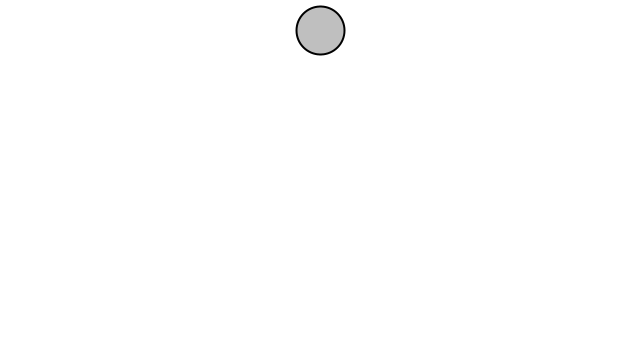
Frame 1 (no input)
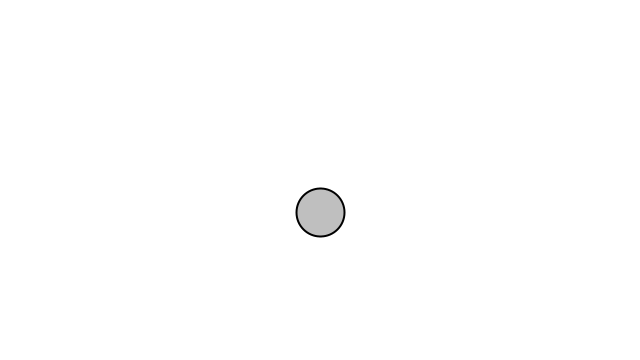
Frame 60 (the mouse pressed at the canvas centre just before this capture)
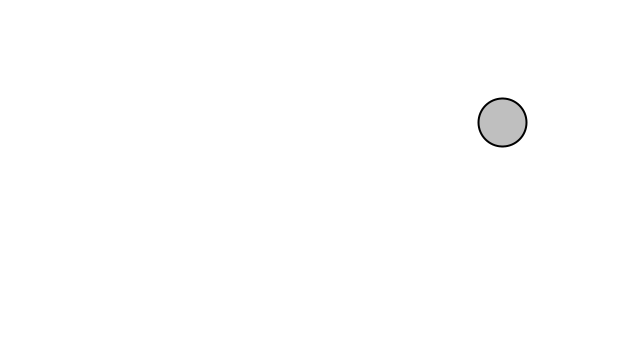
Frame 120 (the mouse held since frame 60 and released just before this capture)

The Processing sketch that drew these frames (run headless with seeded random() and noise(); from frame 60 on, the mouse is pressed at the canvas centre):

// Processing sketch: Example_2_1_Forces
// ── Example_2_1_Forces.pde
// The Nature of Code
// Daniel Shiffman
// http://natureofcode.com

Mover mover;

void setup() {
  size(640, 360);
  mover = new Mover();
  println("Click mouse to apply wind force.");
}

void draw() {
  background(255);

  PVector gravity = new PVector(0, 0.1);
  mover.applyForce(gravity);

  if (mousePressed) {
    PVector wind = new PVector(0.1, 0);
    mover.applyForce(wind);
  }

  mover.update();
  mover.display();
  mover.checkEdges();
}

// ── Mover.pde
// The Nature of Code
// Daniel Shiffman
// http://natureofcode.com

class Mover {
  float mass;
  PVector position, velocity, acceleration;
  
  Mover() {
    this.mass = 1;
    this.position = new PVector(width / 2, 30);
    this.velocity = new PVector(0, 0);
    this.acceleration = new PVector(0, 0);
  }

  void applyForce(PVector force) {
    PVector f = PVector.div(force, this.mass);
    this.acceleration.add(f);
  }

  void update() {
    this.velocity.add(this.acceleration);
    this.position.add(this.velocity);
    this.acceleration.mult(0);
  }

  void display() {
    stroke(0);
    strokeWeight(2);
    fill(127, 127);
    ellipse(this.position.x, this.position.y, 48, 48);
  }

  void checkEdges() {
    if (this.position.x > width) {
      this.position.x = width;
      this.velocity.x *= -1;
    } else if (this.position.x < 0) {
      this.velocity.x *= -1;
      this.position.x = 0;
    }
    if (this.position.y > height) {
      this.velocity.y *= -1;
      this.position.y = height;
    }
  }

}
